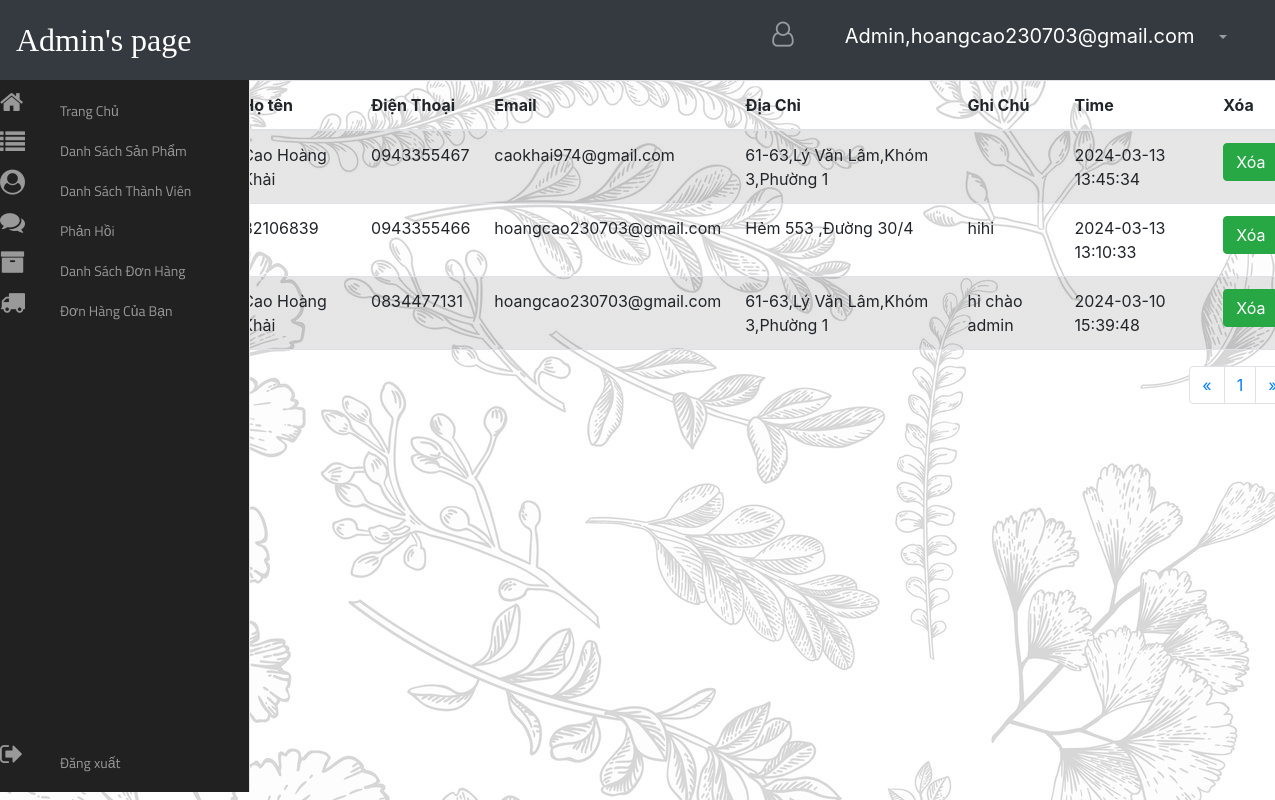
The app's page /Web/admin/ds_feedback.php (signed in) with its own data.
### tables this page shows
CREATE TABLE `feed_back` (
  `id` int(11) NOT NULL,
  `username` varchar(40) NOT NULL,
  `phonenumber` varchar(10) NOT NULL,
  `email` varchar(40) NOT NULL,
  `address` varchar(500) NOT NULL,
  `note` varchar(500) NOT NULL,
  `created` timestamp NOT NULL DEFAULT current_timestamp() ON UPDATE current_timestamp()
);

### Web/admin/ds_feedback.php (the view, shortened to what this page needs)
<?php
include '../Chung/php/connect.php';
include "header_admin.php";
include "sidebar.php";
?>
<html lang="en">
<head>
        <link rel="stylesheet" href="https://cdnjs.cloudflare.com/ajax/libs/font-awesome/6.0.0/css/all.min.css">
        <link rel="stylesheet" href="https://cdnjs.cloudflare.com/ajax/libs/font-awesome/4.7.0/css/font-awesome.min.css">
        <link rel="stylesheet" href="../Chung/CSS_bootstrap/bootstrap.min.css">
        <link rel="stylesheet" href="https://cdn.jsdelivr.net/npm/bootstrap@4.5.2/dist/css/bootstrap.min.css">
        <link rel="stylesheet" href="sidebar.css">
        <link rel="stylesheet" href="../Chung/css/header.css">
        <link rel="stylesheet" href="../Chung/css/style.css">
        <link rel="stylesheet" href="../Chung/css/footer.css">
    </head>
    <body>
        <div class="container">
            <div class="row">
                <div class="col-14 offset-md-1">
                    <table class="table table-striped">
                        <thead>
                            <tr>
                                <th scope="col"class="col-0.5">STT</th>
                                <th scope="col"class="col-1.5">Họ tên</th>
                                <th scope="col"class="col-0.5">Điện Thoại</th>
                                <th scope="col"class="col-0.5">Email</th>
                                <th scope="col"class="col-0.5">Địa Chỉ</th>
                                <th scope="col-1"class="col-3.5">Ghi Chú</th>
                                <th scope="col"class="col-0.5">Time</th>
                                <th scope="col"class="col-0.5">Xóa</th>
                            </tr>
                        </thead>
                        <tbody>
                        <?php
                            if(isset($_GET['trang'])){
                                $page = $_GET['trang'];
                            }else{
                                $page = '';
                            }
                            if( $page == '' ||  $page == 1){
                                $begin =0;
                            }else {
                                $begin = ($page*4)-4;
                            }
                            $sql = "SELECT * FROM feed_back ORDER BY created DESC LIMIT $begin,4";
                            $result = mysqli_query($conn, $sql);
                            $counter = 1;
                            while ($row = mysqli_fetch_array($result)) {
                            ?>
                                <tr>
                                    <td><?php echo $counter; ?></td>
                                    <td><?php echo $row['username'] ?></td>
                                    <td><?php echo $row['phonenumber'] ?></td>
                                    <td><?php echo $row['email'] ?></td>
                                    <td><?php echo $row['address'] ?></td>
                                    <td><?php echo $row['note'] ?></td>
                                    <td><?php echo $row['created'] ?></td>
                                    <td>
                                        <form action="code.php" method="post" onsubmit="return confirmDelete()">
                                            <button type="submit" name="del_idpb"class="btn btn-success ">Xóa</button>
                                        </form>
                                    </td>
                                </tr>
                            <?php
                            $counter++;
                            }
                            ?>
                            <?php
                                $count = "SELECT COUNT(*) as total FROM feed_back";
                                $kq = $conn->query($count);
                                $row = $kq->fetch_assoc();
                                $totalProduct= $row['total'];
                                $trang = ceil($totalProduct/4);
                            ?>
                            </tbody>
                    </table>
                    <nav aria-label="Page navigation example">
                        <ul class="pagination justify-content-end" id="pagination">
                            <li class="page-item">
                                <a class="page-link" href="ds_feedback.php?trang=1" aria-label="Previous">
                                    <span aria-hidden="true" name="first">&laquo;</span>
                                </a>
                            </li>
                            <?php
                            for($i =1;$i <= $trang;$i++){
                            ?>
                            <li class="page-item"><a class="page-link" href="ds_feedback.php?trang=<?php echo $i ?>"><?php echo $i ?></a></li>
                            <?php
                            }
                            ?>
                            <li class="page-item">
                                <a class="page-link" href="ds_feedback.php?trang=<?php echo $trang ?>" aria-label="Next">
                                    <span aria-hidden="true" name="last">&raquo;</span>
                                </a>
                            </li>
                        </ul>
                    </nav>
                </div>
            </div>
        </div>
    </body>
</html>

### Web/admin/sidebar.css (style rules this page uses)
nav { -webkit-user-select:none; -moz-user-select:none; -ms-user-select:none; -o-user-select:none; user-select:none; }
nav ul,nav li { outline:0; margin:0; padding:0; }

### Web/admin/header_admin.php (style rules this page uses)
body { background-image: url("../../Data/BackGround/bottom.jpg"); background-color: rgba(255, 255, 255, 0); background-repeat: repeat; background-size: auto; }

### records on screen
feed_back: username "Cao Hoàng Khải", phonenumber "0943355467", email "caokhai974@gmail.com", address "61-63,Lý Văn Lâm,Khóm 3,Phường 1", created "2024-03-13 13:45:34"
feed_back: username "B2106839", phonenumber "0943355466", email "hoangcao230703@gmail.com", address "Hẻm 553 ,Đường 30/4", note "hihi", created "2024-03-13 13:10:33"
feed_back: username "Cao Hoàng Khải", phonenumber "0834477131", email "hoangcao230703@gmail.com", address "61-63,Lý Văn Lâm,Khóm 3,Phường 1", note "hi chào admin", created "2024-03-10 15:39:48"

### other values on screen
$email "hoangcao230703@gmail.com"
